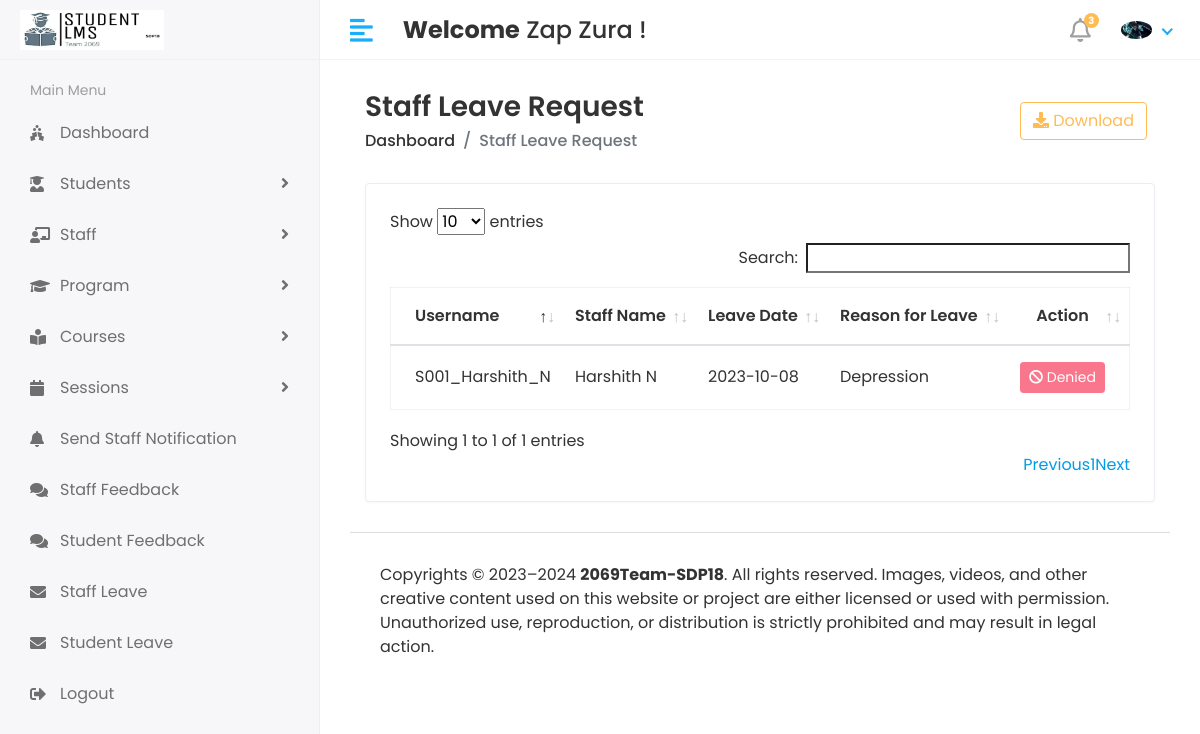
Page /HOD/Staff/Leave_View (signed in) on the earlier database version.
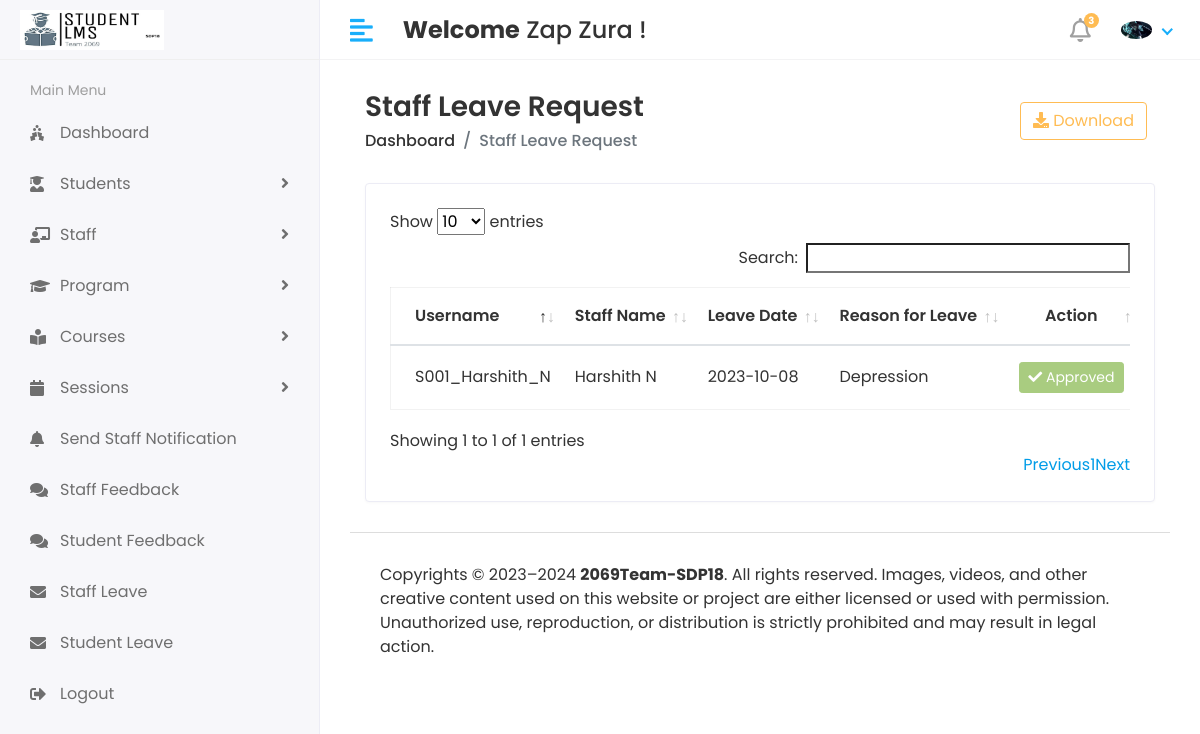
Same page on the later database version.
### app/models.py (models this page shows, shortened)
class Staff_Leave(models.Model):
    staff_id = models.ForeignKey(Staff, on_delete = models.CASCADE)
    date = models.CharField(max_length = 50)
    message = models.TextField()
    status = models.IntegerField(default=0)
    created_at = models.DateTimeField(auto_now_add=True)
    updated_at = models.DateTimeField(auto_now_add=True)
    class Meta:
        db_table = 'staff_leave_table'

class Staff(models.Model):
    admin = models.OneToOneField(CustomUser,on_delete=models.CASCADE)
    address = models.TextField()
    gender = models.CharField(max_length=100)
    desgination = models.CharField(max_length=100)
    created_at = models.DateTimeField(auto_now_add=True)
    updated_at = models.DateTimeField(auto_now_add=True)
    class Meta:
        db_table = 'staff_table'

class CustomUser(AbstractUser):
    USER_CHOICES = (
        (1, 'HOD'),
        (2, 'STAFF'),
        (3, 'STUDENT'),
    )
    user_type = models.CharField(choices=USER_CHOICES, max_length=50, default=1)
    profile_pic = models.ImageField(upload_to='media/profile_pics')
    class Meta:
        db_table = 'custom_user_table'

### Studentlearningmanagementsystem/HOD_views.py (the view)
# urls.py: path('HOD/Staff/Leave_View', HOD_views.STAFF_LEAVE_VIEW, name = 'staff_leave_view'),
@login_required(login_url='/')
def STAFF_LEAVE_VIEW(request):
    staff_leave = Staff_Leave.objects.all()
    context = {
        "staff_leave": staff_leave,
    }
    return render(request, 'Hod/staff_leave.html', context)

### templates/HOD/staff_leave.html (shortened to what this page needs)
{% extends 'base.html' %}
{% block content %}
<div class="content container-fluid">
    <div class="page-header">
       <div class="row align-items-center">
          <div class="col">
             <h3 class="page-title">Staff Leave Request</h3>
             <ul class="breadcrumb">
                <li class="breadcrumb-item"><a href="{% url 'HOD_home' %}">Dashboard</a></li>
                <li class="breadcrumb-item active">Staff Leave Request</li>
             </ul>
          </div>
          <div class="col-auto text-right float-right ml-auto">
             <a href="#" class="btn btn-outline-primary mr-2"><i class="fas fa-download"></i> Download</a>
          </div>
       </div>
    </div>
    <div class="row">
       <div class="col-sm-12">
          <div class="card card-table">
             <div class="card-body">
                <div class="table-responsive">
                   <table id='table_id' class="table table-hover table-center mb-0">
                      <thead>
                         <tr>
                            <th>Username</th>
                            <th>Staff Name</th>
                            <th>Leave Date</th>
                            <th>Reason for Leave</th>
                            <th class="text-center">Action</th>
                         </tr>
                      </thead>
                      <tbody>
                        {% for i in staff_leave %}
                         <tr>
                            <td>{{i.staff_id.admin.username}}</td>
                            <td>{{i.staff_id.admin.first_name}}&nbsp;{{i.staff_id.admin.last_name}}</td>
                            <td>{{i.date}}</td>
                            <td>{{i.message}}</td>
                            <td class="text-center">
                               <div class="actions">
                                 {% if i.status == 0 %}
                                 <a href="{% url 'staff_approve_leave' i.id %}" class="btn btn-success btn-sm"><i class="fa fa-check"></i>
                                    Approve</a>
                                    <a href="{% url 'staff_disapprove_leave' i.id %}" class="btn btn-danger btn-sm"><i class="fa fa-ban"></i> Deny</a>
                                 {% elif i.status == 1 %}
                                 <button class="btn btn-success btn-sm" disabled="disabled"><i class="fa fa-check"></i> Approved</button>
                                 {% else %}
                                 <button class="btn btn-danger btn-sm" disabled="disabled"><i class="fa fa-ban"></i> Denied</button>
                                 {% endif %}
                               </div>
                            </td>
                         </tr>
                         {% endfor %}
                      </tbody>
                   </table>
                </div>
             </div>
          </div>
       </div>
    </div>
 </div>
{% endblock  %}

Differences in the rows shown:
changed Staff_Leave "Depression": status "Denied" → "Approved"
